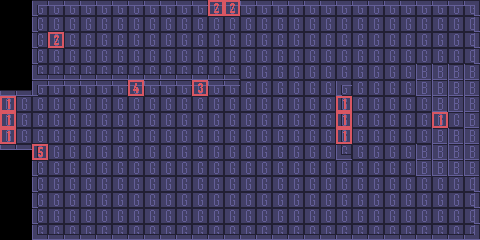

This is a level from a 2D game, rendered from its Tiled map with the project's own tilesets. A one-line summary and the complete map file follow:
An orthogonal 30x15 tile map with 16x16 px tiles, 6 tile layers (floor, walls, poi, door, ...), 2 tilesets.

<map version="1.4" tiledversion="1.4.3" orientation="orthogonal" renderorder="right-down" width="30" height="15" tilewidth="16" tileheight="16" infinite="0" nextlayerid="9" nextobjectid="1">
 <tileset firstgid="1" source="../tilesets/basic_tiles.tsx" />
 <tileset firstgid="16" source="../tilesets/Identifiers.tsx" />
 <layer id="2" name="floor" width="30" height="15">
  <data encoding="csv">
0,0,1,1,1,1,1,1,1,1,1,1,1,1,1,1,1,1,1,1,1,1,1,1,1,1,1,1,1,1,
0,0,1,1,1,1,1,1,1,1,1,1,1,1,1,1,1,1,1,1,1,1,1,1,1,1,1,1,1,1,
0,0,1,1,1,1,1,1,1,1,1,1,1,1,1,1,1,1,1,1,1,1,1,1,1,1,1,1,1,1,
0,0,1,1,1,1,1,1,1,1,1,1,1,1,1,1,1,1,1,1,1,1,1,1,1,1,1,1,1,1,
0,0,1,1,1,1,1,1,1,1,1,1,1,1,1,1,1,1,1,1,1,1,1,1,1,1,1,1,1,1,
0,0,1,1,1,1,1,1,1,1,1,1,1,1,1,1,1,1,1,1,1,1,1,1,1,1,1,1,1,1,
1,1,1,1,1,1,1,1,1,1,1,1,1,1,1,1,1,1,1,1,1,1,1,1,1,1,1,1,1,1,
1,1,1,1,1,1,1,1,1,1,1,1,1,1,1,1,1,1,1,1,1,1,1,1,1,1,1,1,1,1,
1,1,1,1,1,1,1,1,1,1,1,1,1,1,1,1,1,1,1,1,1,1,1,1,1,1,1,1,1,1,
0,0,1,1,1,1,1,1,1,1,1,1,1,1,1,1,1,1,1,1,1,1,1,1,1,1,1,1,1,1,
0,0,1,1,1,1,1,1,1,1,1,1,1,1,1,1,1,1,1,1,1,1,1,1,1,1,1,1,1,1,
0,0,1,1,1,1,1,1,1,1,1,1,1,1,1,1,1,1,1,1,1,1,1,1,1,1,1,1,1,1,
0,0,1,1,1,1,1,1,1,1,1,1,1,1,1,1,1,1,1,1,1,1,1,1,1,1,1,1,1,1,
0,0,1,1,1,1,1,1,1,1,1,1,1,1,1,1,1,1,1,1,1,1,1,1,1,1,1,1,1,1,
0,0,1,1,1,1,1,1,1,1,1,1,1,1,1,1,1,1,1,1,1,1,1,1,1,1,1,1,1,1
</data>
 </layer>
 <layer id="3" name="walls" width="30" height="15">
  <data encoding="csv">
0,0,8,4,4,4,4,4,4,4,4,4,4,4,4,4,4,4,4,4,4,4,4,4,4,4,4,4,4,7,
0,0,5,0,0,0,0,0,0,0,0,0,0,0,0,0,0,0,0,0,0,0,0,0,0,0,0,0,0,3,
0,0,5,0,0,0,0,0,0,0,0,0,0,0,0,0,0,0,0,0,0,0,0,0,0,0,0,0,0,3,
0,0,5,0,0,0,0,0,0,0,0,0,0,0,0,0,0,0,0,0,0,0,0,0,0,0,0,0,0,3,
0,0,9,2,2,2,2,2,2,2,2,2,2,2,2,0,0,0,0,0,0,0,0,0,0,0,14,14,14,14,
2,2,8,4,4,4,4,4,4,4,4,4,4,4,4,0,0,0,0,0,0,8,0,0,0,0,14,14,14,14,
0,0,0,0,0,0,0,0,0,0,0,0,0,0,0,0,0,0,0,0,0,5,0,0,0,0,0,14,14,14,
0,0,0,0,0,0,0,0,0,0,0,0,0,0,0,0,0,0,0,0,0,5,0,0,0,0,0,0,0,14,
0,0,0,0,0,0,0,0,0,0,0,0,0,0,0,0,0,0,0,0,0,5,0,0,0,0,0,14,14,14,
4,4,5,0,0,0,0,0,0,0,0,0,0,0,0,0,0,0,0,0,0,9,0,0,0,0,14,14,14,14,
0,0,5,0,0,0,0,0,0,0,0,0,0,0,0,0,0,0,0,0,0,0,0,0,0,0,14,14,14,14,
0,0,5,0,0,0,0,0,0,0,0,0,0,0,0,0,0,0,0,0,0,0,0,0,0,0,0,0,0,3,
0,0,5,0,0,0,0,0,0,0,0,0,0,0,0,0,0,0,0,0,0,0,0,0,0,0,0,0,0,3,
0,0,5,0,0,0,0,0,0,0,0,0,0,0,0,0,0,0,0,0,0,0,0,0,0,0,0,0,0,3,
0,0,9,2,2,2,2,2,2,2,2,2,2,2,2,2,2,2,2,2,2,2,2,2,2,2,2,2,2,6
</data>
 </layer>
 <layer id="5" name="poi" width="30" height="15">
  <data encoding="csv">
0,0,0,0,0,0,0,0,0,0,0,0,0,17,17,0,0,0,0,0,0,0,0,0,0,0,0,0,0,0,
0,0,0,0,0,0,0,0,0,0,0,0,0,0,0,0,0,0,0,0,0,0,0,0,0,0,0,0,0,0,
0,0,0,0,0,0,0,0,0,0,0,0,0,0,0,0,0,0,0,0,0,0,0,0,0,0,0,0,0,0,
0,0,0,0,0,0,0,0,0,0,0,0,0,0,0,0,0,0,0,0,0,0,0,0,0,0,0,0,0,0,
0,0,0,0,0,0,0,0,0,0,0,0,0,0,0,0,0,0,0,0,0,0,0,0,0,0,0,0,0,0,
0,0,0,0,0,0,0,0,19,0,0,0,18,0,0,0,0,0,0,0,0,0,0,0,0,0,0,0,0,0,
0,0,0,0,0,0,0,0,0,0,0,0,0,0,0,0,0,0,0,0,0,16,0,0,0,0,0,0,0,0,
0,0,0,0,0,0,0,0,0,0,0,0,0,0,0,0,0,0,0,0,0,16,0,0,0,0,0,0,0,0,
0,0,0,0,0,0,0,0,0,0,0,0,0,0,0,0,0,0,0,0,0,16,0,0,0,0,0,0,0,0,
0,0,20,0,0,0,0,0,0,0,0,0,0,0,0,0,0,0,0,0,0,0,0,0,0,0,0,0,0,0,
0,0,0,0,0,0,0,0,0,0,0,0,0,0,0,0,0,0,0,0,0,0,0,0,0,0,0,0,0,0,
0,0,0,0,0,0,0,0,0,0,0,0,0,0,0,0,0,0,0,0,0,0,0,0,0,0,0,0,0,0,
0,0,0,0,0,0,0,0,0,0,0,0,0,0,0,0,0,0,0,0,0,0,0,0,0,0,0,0,0,0,
0,0,0,0,0,0,0,0,0,0,0,0,0,0,0,0,0,0,0,0,0,0,0,0,0,0,0,0,0,0,
0,0,0,0,0,0,0,0,0,0,0,0,0,0,0,0,0,0,0,0,0,0,0,0,0,0,0,0,0,0
</data>
 </layer>
 <layer id="6" name="door" width="30" height="15">
  <data encoding="csv">
0,0,0,0,0,0,0,0,0,0,0,0,0,0,0,0,0,0,0,0,0,0,0,0,0,0,0,0,0,0,
0,0,0,0,0,0,0,0,0,0,0,0,0,0,0,0,0,0,0,0,0,0,0,0,0,0,0,0,0,0,
0,0,0,0,0,0,0,0,0,0,0,0,0,0,0,0,0,0,0,0,0,0,0,0,0,0,0,0,0,0,
0,0,0,0,0,0,0,0,0,0,0,0,0,0,0,0,0,0,0,0,0,0,0,0,0,0,0,0,0,0,
0,0,0,0,0,0,0,0,0,0,0,0,0,0,0,0,0,0,0,0,0,0,0,0,0,0,0,0,0,0,
0,0,0,0,0,0,0,0,0,0,0,0,0,0,0,0,0,0,0,0,0,0,0,0,0,0,0,0,0,0,
16,0,0,0,0,0,0,0,0,0,0,0,0,0,0,0,0,0,0,0,0,0,0,0,0,0,0,0,0,0,
16,0,0,0,0,0,0,0,0,0,0,0,0,0,0,0,0,0,0,0,0,0,0,0,0,0,0,0,0,0,
16,0,0,0,0,0,0,0,0,0,0,0,0,0,0,0,0,0,0,0,0,0,0,0,0,0,0,0,0,0,
0,0,0,0,0,0,0,0,0,0,0,0,0,0,0,0,0,0,0,0,0,0,0,0,0,0,0,0,0,0,
0,0,0,0,0,0,0,0,0,0,0,0,0,0,0,0,0,0,0,0,0,0,0,0,0,0,0,0,0,0,
0,0,0,0,0,0,0,0,0,0,0,0,0,0,0,0,0,0,0,0,0,0,0,0,0,0,0,0,0,0,
0,0,0,0,0,0,0,0,0,0,0,0,0,0,0,0,0,0,0,0,0,0,0,0,0,0,0,0,0,0,
0,0,0,0,0,0,0,0,0,0,0,0,0,0,0,0,0,0,0,0,0,0,0,0,0,0,0,0,0,0,
0,0,0,0,0,0,0,0,0,0,0,0,0,0,0,0,0,0,0,0,0,0,0,0,0,0,0,0,0,0
</data>
 </layer>
 <layer id="7" name="gate" width="30" height="15">
  <data encoding="csv">
0,0,0,0,0,0,0,0,0,0,0,0,0,0,0,0,0,0,0,0,0,0,0,0,0,0,0,0,0,0,
0,0,0,0,0,0,0,0,0,0,0,0,0,0,0,0,0,0,0,0,0,0,0,0,0,0,0,0,0,0,
0,0,0,0,0,0,0,0,0,0,0,0,0,0,0,0,0,0,0,0,0,0,0,0,0,0,0,0,0,0,
0,0,0,0,0,0,0,0,0,0,0,0,0,0,0,0,0,0,0,0,0,0,0,0,0,0,0,0,0,0,
0,0,0,0,0,0,0,0,0,0,0,0,0,0,0,0,0,0,0,0,0,0,0,0,0,0,0,0,0,0,
0,0,0,0,0,0,0,0,0,0,0,0,0,0,0,0,0,0,0,0,0,0,0,0,0,0,0,0,0,0,
16,0,0,0,0,0,0,0,0,0,0,0,0,0,0,0,0,0,0,0,0,0,0,0,0,0,0,0,0,0,
16,0,0,0,0,0,0,0,0,0,0,0,0,0,0,0,0,0,0,0,0,0,0,0,0,0,0,0,0,0,
16,0,0,0,0,0,0,0,0,0,0,0,0,0,0,0,0,0,0,0,0,0,0,0,0,0,0,0,0,0,
0,0,0,0,0,0,0,0,0,0,0,0,0,0,0,0,0,0,0,0,0,0,0,0,0,0,0,0,0,0,
0,0,0,0,0,0,0,0,0,0,0,0,0,0,0,0,0,0,0,0,0,0,0,0,0,0,0,0,0,0,
0,0,0,0,0,0,0,0,0,0,0,0,0,0,0,0,0,0,0,0,0,0,0,0,0,0,0,0,0,0,
0,0,0,0,0,0,0,0,0,0,0,0,0,0,0,0,0,0,0,0,0,0,0,0,0,0,0,0,0,0,
0,0,0,0,0,0,0,0,0,0,0,0,0,0,0,0,0,0,0,0,0,0,0,0,0,0,0,0,0,0,
0,0,0,0,0,0,0,0,0,0,0,0,0,0,0,0,0,0,0,0,0,0,0,0,0,0,0,0,0,0
</data>
 </layer>
 <layer id="8" name="char" width="30" height="15">
  <data encoding="csv">
0,0,0,0,0,0,0,0,0,0,0,0,0,0,0,0,0,0,0,0,0,0,0,0,0,0,0,0,0,0,
0,0,0,0,0,0,0,0,0,0,0,0,0,0,0,0,0,0,0,0,0,0,0,0,0,0,0,0,0,0,
0,0,0,17,0,0,0,0,0,0,0,0,0,0,0,0,0,0,0,0,0,0,0,0,0,0,0,0,0,0,
0,0,0,0,0,0,0,0,0,0,0,0,0,0,0,0,0,0,0,0,0,0,0,0,0,0,0,0,0,0,
0,0,0,0,0,0,0,0,0,0,0,0,0,0,0,0,0,0,0,0,0,0,0,0,0,0,0,0,0,0,
0,0,0,0,0,0,0,0,0,0,0,0,0,0,0,0,0,0,0,0,0,0,0,0,0,0,0,0,0,0,
0,0,0,0,0,0,0,0,0,0,0,0,0,0,0,0,0,0,0,0,0,0,0,0,0,0,0,0,0,0,
0,0,0,0,0,0,0,0,0,0,0,0,0,0,0,0,0,0,0,0,0,0,0,0,0,0,0,16,0,0,
0,0,0,0,0,0,0,0,0,0,0,0,0,0,0,0,0,0,0,0,0,0,0,0,0,0,0,0,0,0,
0,0,0,0,0,0,0,0,0,0,0,0,0,0,0,0,0,0,0,0,0,0,0,0,0,0,0,0,0,0,
0,0,0,0,0,0,0,0,0,0,0,0,0,0,0,0,0,0,0,0,0,0,0,0,0,0,0,0,0,0,
0,0,0,0,0,0,0,0,0,0,0,0,0,0,0,0,0,0,0,0,0,0,0,0,0,0,0,0,0,0,
0,0,0,0,0,0,0,0,0,0,0,0,0,0,0,0,0,0,0,0,0,0,0,0,0,0,0,0,0,0,
0,0,0,0,0,0,0,0,0,0,0,0,0,0,0,0,0,0,0,0,0,0,0,0,0,0,0,0,0,0,
0,0,0,0,0,0,0,0,0,0,0,0,0,0,0,0,0,0,0,0,0,0,0,0,0,0,0,0,0,0
</data>
 </layer>
</map>